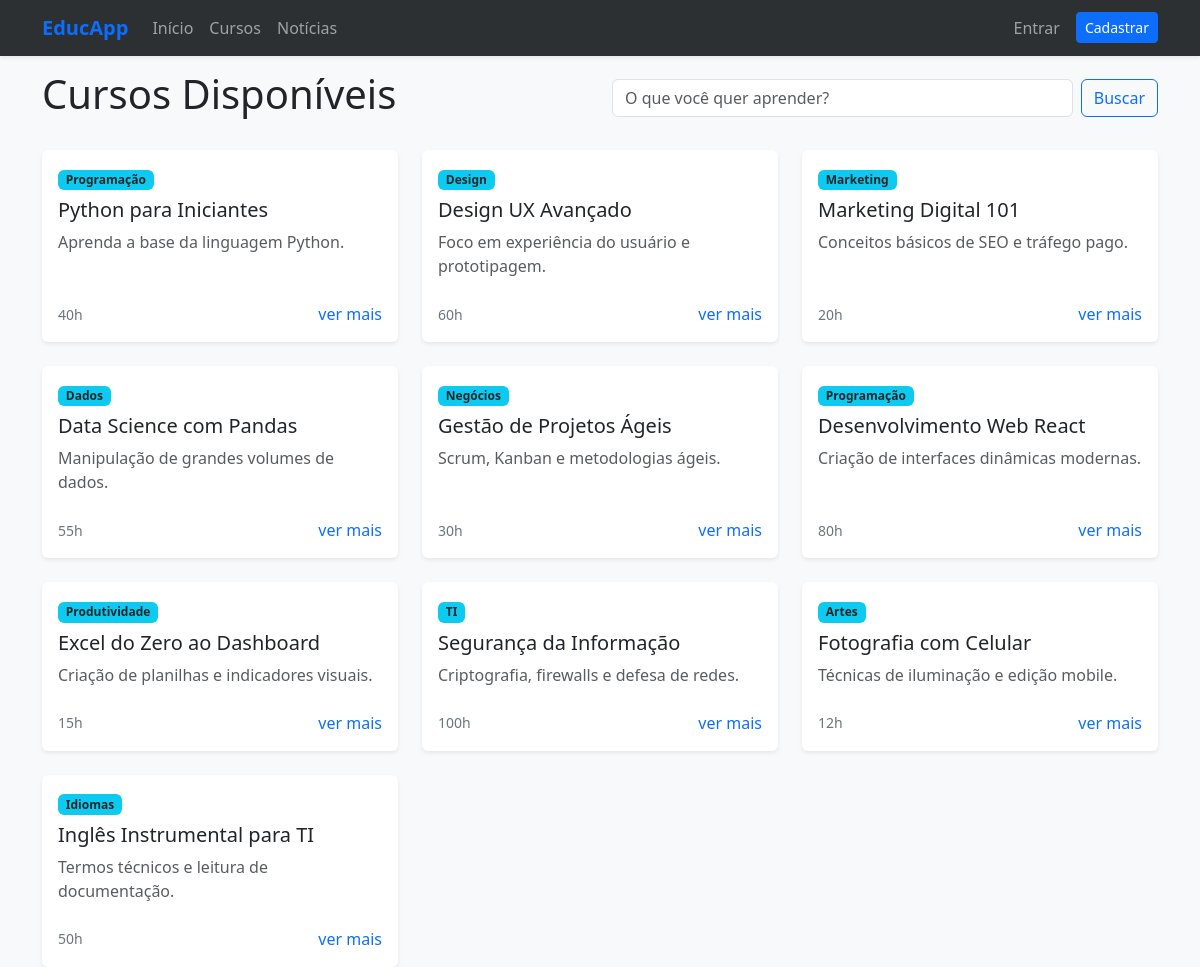
The app's page /cursos/, older data.
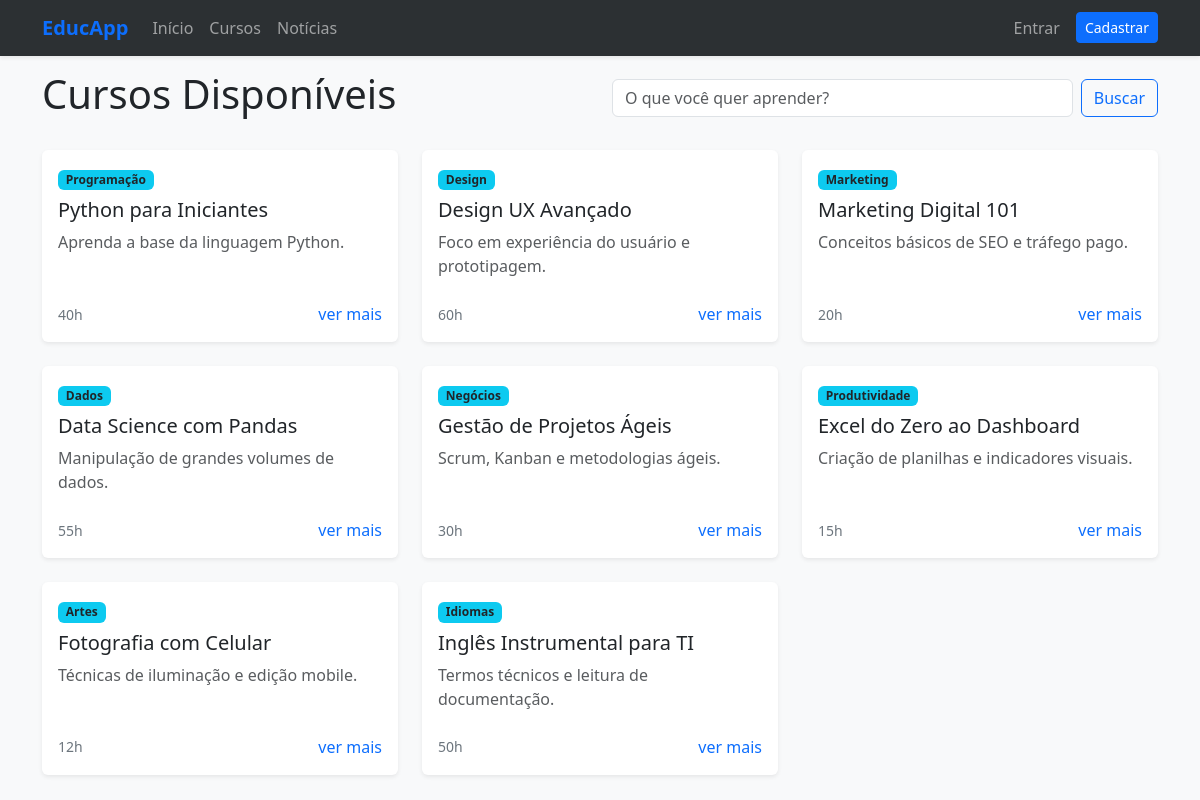
The same page, newer data.
### homeapp/models.py (models this page shows, shortened)
class Curso(models.Model):
    STATUS_CHOICES = [
        ('R', 'Rascunho'),
        ('P', 'Publicado'),
        ('E', 'Encerrado'),
    ]
    nome = models.CharField(max_length=200)
    categoria = models.CharField(max_length=100)
    carga_horaria = models.PositiveIntegerField(help_text="Carga horária em horas")
    descricao = models.TextField()
    data_lancamento = models.DateTimeField(auto_now_add=True)
    status = models.CharField(max_length=1, choices=STATUS_CHOICES, default='R')

### homeapp/views.py (the view)
# urls.py: path('cursos/', views.cursos, name='cursos'),
def cursos(request):
    termo_busca = request.GET.get('busca')
    todos_cursos = Curso.objects.filter(status='P')
    if termo_busca:
        todos_cursos = todos_cursos.filter(nome__icontains=termo_busca)
    return render(request, 'homeapp/cursos.html', {'cursos': todos_cursos})

### homeapp/templates/homeapp/cursos.html (shortened to what this page needs)
{% extends 'homeapp/base.html' %}
{% block content %}
<div class="row mb-4 align-items-center">
    <div class="col-md-6">
        <h2 class="display-6">Cursos Disponíveis</h2>
    </div>
    <div class="col-md-6">
        <form method="GET" class="d-flex">
            <input class="form-control me-2" type="text" name="busca" placeholder="O que você quer aprender?" value="{{ request.GET.busca }}">
            <button class="btn btn-outline-primary" type="submit">Buscar</button>
        </form>
    </div>
</div>
<div class="row row-cols-1 row-cols-md-3 g-4">
    {% for curso in cursos %}
    <div class="col">
        <div class="card h-100">
            <div class="card-body">
                <span class="badge bg-info text-dark mb-2">{{ curso.categoria }}</span>
                <h5 class="card-title">{{ curso.nome }}</h5>
                <p class="card-text text-muted">{{ curso.descricao|truncatewords:15 }}</p>
            </div>
            <div class="card-footer bg-transparent border-0 pb-3">
                <div class="d-flex justify-content-between align-items-center">
                    <small class="text-secondary"> {{ curso.carga_horaria }}h</small>
                    <a href="{% url 'detalhe_curso' curso.id %}" style="text-decoration: none;">ver mais</a>
                </div>
            </div>
        </div>
    </div>
    {% empty %}
    <div class="col-12 text-center py-5">
        <p class="lead">Nenhum curso encontrado.</p>
        <a href="{% url 'cursos' %}" class="btn btn-link">Limpar filtros</a>
    </div>
    {% endfor %}
</div>
{% endblock %}

Row changes from the older to the newer data that the page shows:
no longer on this page (row edited): Curso: categoria "Programação", nome "Desenvolvimento Web React", descricao "Criação de interfaces dinâmicas modernas.", carga_horaria "80"
no longer on this page (row edited): Curso: categoria "TI", nome "Segurança da Informação", descricao "Criptografia, firewalls e defesa de redes.", carga_horaria "100"
